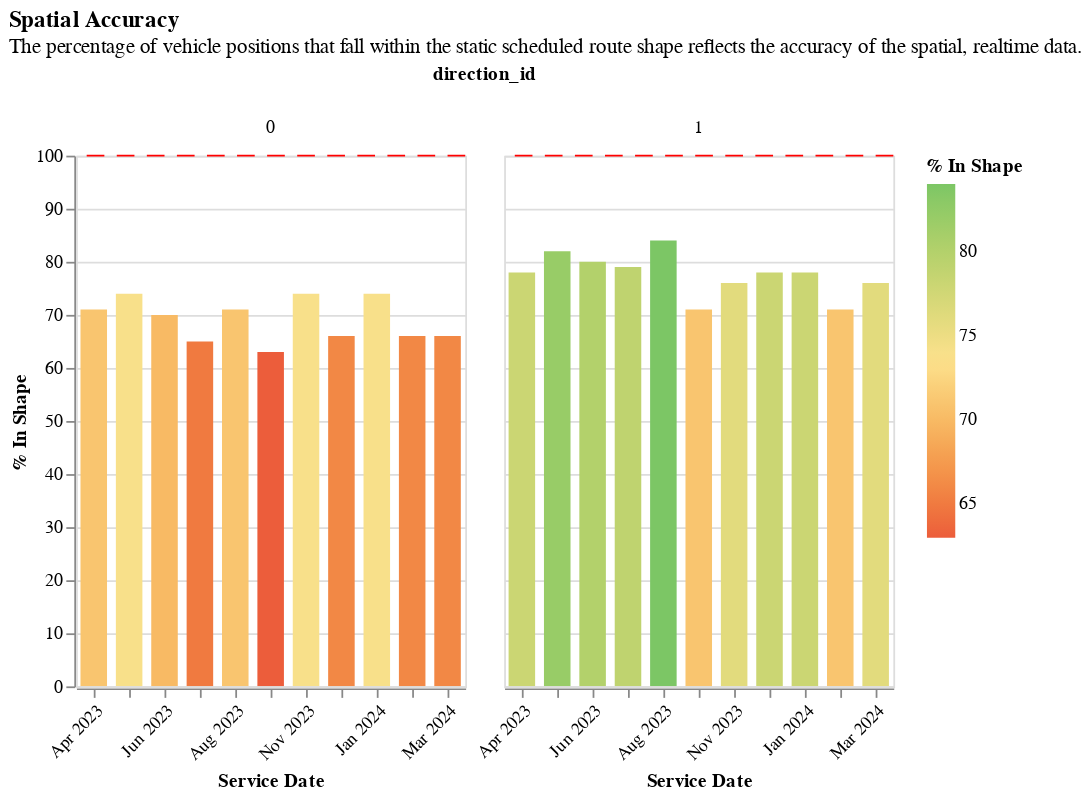

Write notebook code for a chart like this one.
### Code cell
section2.base_facet_with_ruler_chart(
    one_route.loc[one_route.time_period == "all_day"].drop_duplicates(),
    "pct_in_shape",
    "ruler_100_pct",
    "Spatial Accuracy",
    "The percentage of vehicle positions that fall within the static scheduled route shape reflects the accuracy of the spatial, realtime data.",
)

### Figure 1 — Vega-Lite specification as saved in the notebook (floating-point values rounded to 4 significant figures)
{"config": {"view": {"continuousWidth": 300, "continuousHeight": 300}}, "data": {"name": "data-42622e41352f31b382f4670550674276"}, "facet": {"column": {"field": "direction_id", "type": "nominal"}}, "spec": {"layer": [{"mark": {"type": "bar", "clip": true, "size": 15}, "encoding": {"color": {"field": "pct_in_shape", "scale": {"range": ["#ec5d3b", "#fde18d", "#7cc665"]}, "title": "% In Shape", "type": "quantitative"}, "tooltip": [{"field": "direction_id", "type": "quantitative"}, {"field": "time_period", "type": "nominal"}, {"field": "route_combined_name", "type": "nominal"}, {"field": "organization_name", "type": "nominal"}, {"field": "service_date", "type": "temporal"}, {"field": "pct_in_shape", "type": "quantitative"}], "x": {"axis": {"format": "%b %Y", "labelAngle": -45}, "field": "service_date", "timeUnit": "yearmonthdate", "title": ["Service Date"], "type": "ordinal"}, "y": {"field": "pct_in_shape", "scale": {"domain": [0, 100]}, "title": "% In Shape", "type": "quantitative"}}}, {"mark": {"type": "rule", "color": "red", "strokeDash": [10, 7]}, "encoding": {"y": {"aggregate": "mean", "field": "ruler_100_pct", "type": "quantitative"}}}]}, "title": {"text": "Spatial Accuracy", "subtitle": ["The percentage of vehicle positions that fall within the static scheduled route shape reflects the accuracy of the spatial, realtime data."]}, "$schema": "https://vega.github.io/schema/vega-lite/v5.14.1.json", "datasets": {"data-42622e41352f31b382f4670550674276": [{"schedule_gtfs_dataset_key": "7cc0cb1871dfd558f11a2885c145d144", "direction_id": 0.0, "time_period": "All Day", "avg_scheduled_service_minutes": 51.0, "avg_stop_miles": 0.17, "n_scheduled_trips": 4, "frequency": 0.17, "service_date": "2023-04-12T00:00:00", "minutes_atleast1_vp": 252, "minutes_atleast2_vp": 249, "total_rt_service_minutes": 249.6, "total_scheduled_service_minutes": 204.0, "total_vp": 750, "vp_in_shape": 534, "is_early": 0, "is_ontime": 0, "is_late": 4, "n_vp_trips": 4, "vp_per_minute": 3.0, "pct_in_shape": 71, "pct_rt_journey_atleast1_vp": 100.0, "pct_rt_journey_atleast2_vp": 100.0, "pct_sched_journey_atleast1_vp": 100.0, "pct_sched_journey_atleast2_vp": 100.0, "rt_sched_journey_ratio": 1.22, "avg_rt_service_minutes": 62.41, "sched_rt_category": "schedule_and_vp", "speed_mph": 11.68, "name": "Bay Area 511 Muni Schedule", "route_long_name": "K INGLESIDE BUS", "route_short_name": "KBUS", "route_combined_name": "KBUS INGLESIDE BUS", "route_id": "KBUS", "typology": "downtown_local", "schedule_source_record_id": "recHD22phgJs34JHP", "base64_url": "aHR0cHM6Ly9hcGkuNTExLm9yZy90cmFuc2l0L2RhdGFmZWVkcz9vcGVyYXRvcl9pZD1TRg==", "organization_source_record_id": "rechaapWbeffO33OX", "organization_name": "City and County of San Francisco", "caltrans_district": "04 - Oakland", "rt_sched_journey_ratio_cat": "Late by 1-25% of the scheduled time", "frequency_cat": "<1 trip/hour", "vp_per_minute_cat": "3+ pings per minute (target)", "ruler_100_pct": 100, "ruler_for_vp_per_min": 2, "pct_in_shape_str": "71"}, {"schedule_gtfs_dataset_key": "7cc0cb1871dfd558f11a2885c145d144", "direction_id": 0.0, "time_period": "All Day", "avg_scheduled_service_minutes": 51.0, "avg_stop_miles": 0.17, "n_scheduled_trips": 4, "frequency": 0.17, "service_date": "2023-05-17T00:00:00", "minutes_atleast1_vp": 242, "minutes_atleast2_vp": 239, "total_rt_service_minutes": 237.9, "total_scheduled_service_minutes": 204.0, "total_vp": 716, "vp_in_shape": 529, "is_early": 0, "is_ontime": 1, "is_late": 3, "n_vp_trips": 4, "vp_per_minute": 3.01, "pct_in_shape": 74, "pct_rt_journey_atleast1_vp": 100.0, "pct_rt_journey_atleast2_vp": 100.0, "pct_sched_journey_atleast1_vp": 100.0, "pct_sched_journey_atleast2_vp": 100.0, "rt_sched_journey_ratio": 1.17, "avg_rt_service_minutes": 59.48, "sched_rt_category": "schedule_and_vp", "speed_mph": 11.5, "name": "Bay Area 511 Muni Schedule", "route_long_name": "K INGLESIDE BUS", "route_short_name": "KBUS", "route_combined_name": "KBUS INGLESIDE BUS", "route_id": "KBUS", "typology": "downtown_local", "schedule_source_record_id": "recHD22phgJs34JHP", "base64_url": "aHR0cHM6Ly9hcGkuNTExLm9yZy90cmFuc2l0L2RhdGFmZWVkcz9vcGVyYXRvcl9pZD1TRg==", "organization_source_record_id": "rechaapWbeffO33OX", "organization_name": "City and County of San Francisco", "caltrans_district": "04 - Oakland", "rt_sched_journey_ratio_cat": "Late by 1-25% of the scheduled time", "frequency_cat": "<1 trip/hour", "vp_per_minute_cat": "3+ pings per minute (target)", "ruler_100_pct": 100, "ruler_for_vp_per_min": 2, "pct_in_shape_str": "74"}, {"schedule_gtfs_dataset_key": "7cc0cb1871dfd558f11a2885c145d144", "direction_id": 0.0, "time_period": "All Day", "avg_scheduled_service_minutes": 51.0, "avg_stop_miles": 0.17, "n_scheduled_trips": 4, "frequency": 0.17, "service_date": "2023-06-14T00:00:00", "minutes_atleast1_vp": 274, "minutes_atleast2_vp": 274, "total_rt_service_minutes": 272.5, "total_scheduled_service_minutes": 204.0, "total_vp": 818, "vp_in_shape": 572, "is_early": 0, "is_ontime": 0, "is_late": 4, "n_vp_trips": 4, "vp_per_minute": 3.0, "pct_in_shape": 70, "pct_rt_journey_atleast1_vp": 100.0, "pct_rt_journey_atleast2_vp": 100.0, "pct_sched_journey_atleast1_vp": 100.0, "pct_sched_journey_atleast2_vp": 100.0, "rt_sched_journey_ratio": 1.34, "avg_rt_service_minutes": 68.14, "sched_rt_category": "schedule_and_vp", "speed_mph": 10.64, "name": "Bay Area 511 Muni Schedule", "route_long_name": "K INGLESIDE BUS", "route_short_name": "KBUS", "route_combined_name": "KBUS INGLESIDE BUS", "route_id": "KBUS", "typology": "downtown_local", "schedule_source_record_id": "recHD22phgJs34JHP", "base64_url": "aHR0cHM6Ly9hcGkuNTExLm9yZy90cmFuc2l0L2RhdGFmZWVkcz9vcGVyYXRvcl9pZD1TRg==", "organization_source_record_id": "rechaapWbeffO33OX", "organization_name": "City and County of San Francisco", "caltrans_district": "04 - Oakland", "rt_sched_journey_ratio_cat": "Late by 26-50% of the scheduled time", "frequency_cat": "<1 trip/hour", "vp_per_minute_cat": "3+ pings per minute (target)", "ruler_100_pct": 100, "ruler_for_vp_per_min": 2, "pct_in_shape_str": "70"}, {"schedule_gtfs_dataset_key": "7cc0cb1871dfd558f11a2885c145d144", "direction_id": 0.0, "time_period": "All Day", "avg_scheduled_service_minutes": 51.0, "avg_stop_miles": 0.17, "n_scheduled_trips": 4, "frequency": 0.17, "service_date": "2023-07-12T00:00:00", "minutes_atleast1_vp": 281, "minutes_atleast2_vp": 277, "total_rt_service_minutes": 276.0, "total_scheduled_service_minutes": 204.0, "total_vp": 833, "vp_in_shape": 538, "is_early": 0, "is_ontime": 0, "is_late": 4, "n_vp_trips": 4, "vp_per_minute": 3.02, "pct_in_shape": 65, "pct_rt_journey_atleast1_vp": 100.0, "pct_rt_journey_atleast2_vp": 100.0, "pct_sched_journey_atleast1_vp": 100.0, "pct_sched_journey_atleast2_vp": 100.0, "rt_sched_journey_ratio": 1.35, "avg_rt_service_minutes": 69.0, "sched_rt_category": "schedule_and_vp", "speed_mph": 10.99, "name": "Bay Area 511 Muni Schedule", "route_long_name": "K INGLESIDE BUS", "route_short_name": "KBUS", "route_combined_name": "KBUS INGLESIDE BUS", "route_id": "KBUS", "typology": "downtown_local", "schedule_source_record_id": "recHD22phgJs34JHP", "base64_url": "aHR0cHM6Ly9hcGkuNTExLm9yZy90cmFuc2l0L2RhdGFmZWVkcz9vcGVyYXRvcl9pZD1TRg==", "organization_source_record_id": "rechaapWbeffO33OX", "organization_name": "City and County of San Francisco", "caltrans_district": "04 - Oakland", "rt_sched_journey_ratio_cat": "Late by 26-50% of the scheduled time", "frequency_cat": "<1 trip/hour", "vp_per_minute_cat": "3+ pings per minute (target)", "ruler_100_pct": 100, "ruler_for_vp_per_min": 2, "pct_in_shape_str": "65"}, {"schedule_gtfs_dataset_key": "7cc0cb1871dfd558f11a2885c145d144", "direction_id": 0.0, "time_period": "All Day", "avg_scheduled_service_minutes": 51.0, "avg_stop_miles": 0.17, "n_scheduled_trips": 4, "frequency": 0.17, "service_date": "2023-08-15T00:00:00", "minutes_atleast1_vp": 268, "minutes_atleast2_vp": 265, "total_rt_service_minutes": 262.9, "total_scheduled_service_minutes": 204.0, "total_vp": 794, "vp_in_shape": 562, "is_early": 0, "is_ontime": 0, "is_late": 4, "n_vp_trips": 4, "vp_per_minute": 3.02, "pct_in_shape": 71, "pct_rt_journey_atleast1_vp": 100.0, "pct_rt_journey_atleast2_vp": 100.0, "pct_sched_journey_atleast1_vp": 100.0, "pct_sched_journey_atleast2_vp": 100.0, "rt_sched_journey_ratio": 1.29, "avg_rt_service_minutes": 65.72, "sched_rt_category": "schedule_and_vp", "speed_mph": 11.05, "name": "Bay Area 511 Muni Schedule", "route_long_name": "K INGLESIDE BUS", "route_short_name": "KBUS", "route_combined_name": "KBUS INGLESIDE BUS", "route_id": "KBUS", "typology": "downtown_local", "schedule_source_record_id": "recHD22phgJs34JHP", "base64_url": "aHR0cHM6Ly9hcGkuNTExLm9yZy90cmFuc2l0L2RhdGFmZWVkcz9vcGVyYXRvcl9pZD1TRg==", "organization_source_record_id": "rechaapWbeffO33OX", "organization_name": "City and County of San Francisco", "caltrans_district": "04 - Oakland", "rt_sched_journey_ratio_cat": "Late by 26-50% of the scheduled time", "frequency_cat": "<1 trip/hour", "vp_per_minute_cat": "3+ pings per minute (target)", "ruler_100_pct": 100, "ruler_for_vp_per_min": 2, "pct_in_shape_str": "71"}, {"schedule_gtfs_dataset_key": "7cc0cb1871dfd558f11a2885c145d144", "direction_id": 0.0, "time_period": "All Day", "avg_scheduled_service_minutes": 51.0, "avg_stop_miles": 0.17, "n_scheduled_trips": 4, "frequency": 0.17, "service_date": "2023-10-11T00:00:00", "minutes_atleast1_vp": 293, "minutes_atleast2_vp": 291, "total_rt_service_minutes": 294.5, "total_scheduled_service_minutes": 204.0, "total_vp": 870, "vp_in_shape": 549, "is_early": 0, "is_ontime": 0, "is_late": 4, "n_vp_trips": 4, "vp_per_minute": 2.95, "pct_in_shape": 63, "pct_rt_journey_atleast1_vp": 100.0, "pct_rt_journey_atleast2_vp": 99.0, "pct_sched_journey_atleast1_vp": 100.0, "pct_sched_journey_atleast2_vp": 100.0, "rt_sched_journey_ratio": 1.44, "avg_rt_service_minutes": 73.62, "sched_rt_category": "schedule_and_vp", "speed_mph": 10.53, "name": "Bay Area 511 Muni Schedule", "route_long_name": "K INGLESIDE BUS", "route_short_name": "KBUS", "route_combined_name": "KBUS INGLESIDE BUS", "route_id": "KBUS", "typology": "downtown_local", "schedule_source_record_id": "recHD22phgJs34JHP", "base64_url": "aHR0cHM6Ly9hcGkuNTExLm9yZy90cmFuc2l0L2RhdGFmZWVkcz9vcGVyYXRvcl9pZD1TRg==", "organization_source_record_id": "rechaapWbeffO33OX", "organization_name": "City and County of San Francisco", "caltrans_district": "04 - Oakland", "rt_sched_journey_ratio_cat": "Late by 26-50% of the scheduled time", "frequency_cat": "<1 trip/hour", "vp_per_minute_cat": "<3 pings/minute", "ruler_100_pct": 100, "ruler_for_vp_per_min": 2, "pct_in_shape_str": "63"}, {"schedule_gtfs_dataset_key": "7cc0cb1871dfd558f11a2885c145d144", "direction_id": 0.0, "time_period": "All Day", "avg_scheduled_service_minutes": 51.0, "avg_stop_miles": 0.17, "n_scheduled_trips": 4, "frequency": 0.17, "service_date": "2023-11-15T00:00:00", "minutes_atleast1_vp": 229, "minutes_atleast2_vp": 228, "total_rt_service_minutes": 226.0, "total_scheduled_service_minutes": 153.0, "total_vp": 681, "vp_in_shape": 504, "is_early": 0, "is_ontime": 0, "is_late": 3, "n_vp_trips": 3, "vp_per_minute": 3.01, "pct_in_shape": 74, "pct_rt_journey_atleast1_vp": 100.0, "pct_rt_journey_atleast2_vp": 100.0, "pct_sched_journey_atleast1_vp": 100.0, "pct_sched_journey_atleast2_vp": 100.0, "rt_sched_journey_ratio": 1.48, "avg_rt_service_minutes": 75.34, "sched_rt_category": "schedule_and_vp", "speed_mph": 10.55, "name": "Bay Area 511 Muni Schedule", "route_long_name": "INGLESIDE BUS", "route_short_name": "KBUS", "route_combined_name": "KBUS INGLESIDE BUS", "route_id": "KBUS", "typology": "downtown_local", "schedule_source_record_id": "recHD22phgJs34JHP", "base64_url": "aHR0cHM6Ly9hcGkuNTExLm9yZy90cmFuc2l0L2RhdGFmZWVkcz9vcGVyYXRvcl9pZD1TRg==", "organization_source_record_id": "rechaapWbeffO33OX", "organization_name": "City and County of San Francisco", "caltrans_district": "04 - Oakland", "rt_sched_journey_ratio_cat": "Late by 26-50% of the scheduled time", "frequency_cat": "<1 trip/hour", "vp_per_minute_cat": "3+ pings per minute (target)", "ruler_100_pct": 100, "ruler_for_vp_per_min": 2, "pct_in_shape_str": "74"}, {"schedule_gtfs_dataset_key": "7cc0cb1871dfd558f11a2885c145d144", "direction_id": 0.0, "time_period": "All Day", "avg_scheduled_service_minutes": 51.0, "avg_stop_miles": 0.17, "n_scheduled_trips": 4, "frequency": 0.17, "service_date": "2023-12-13T00:00:00", "minutes_atleast1_vp": 266, "minutes_atleast2_vp": 259, "total_rt_service_minutes": 264.5, "total_scheduled_service_minutes": 204.0, "total_vp": 784, "vp_in_shape": 519, "is_early": 0, "is_ontime": 0, "is_late": 4, "n_vp_trips": 4, "vp_per_minute": 2.96, "pct_in_shape": 66, "pct_rt_journey_atleast1_vp": 100.0, "pct_rt_journey_atleast2_vp": 98.0, "pct_sched_journey_atleast1_vp": 100.0, "pct_sched_journey_atleast2_vp": 100.0, "rt_sched_journey_ratio": 1.3, "avg_rt_service_minutes": 66.11, "sched_rt_category": "schedule_and_vp", "speed_mph": 11.64, "name": "Bay Area 511 Muni Schedule", "route_long_name": "INGLESIDE BUS", "route_short_name": "KBUS", "route_combined_name": "KBUS INGLESIDE BUS", "route_id": "KBUS", "typology": "downtown_local", "schedule_source_record_id": "recHD22phgJs34JHP", "base64_url": "aHR0cHM6Ly9hcGkuNTExLm9yZy90cmFuc2l0L2RhdGFmZWVkcz9vcGVyYXRvcl9pZD1TRg==", "organization_source_record_id": "rechaapWbeffO33OX", "organization_name": "City and County of San Francisco", "caltrans_district": "04 - Oakland", "rt_sched_journey_ratio_cat": "Late by 26-50% of the scheduled time", "frequency_cat": "<1 trip/hour", "vp_per_minute_cat": "<3 pings/minute", "ruler_100_pct": 100, "ruler_for_vp_per_min": 2, "pct_in_shape_str": "66"}, {"schedule_gtfs_dataset_key": "7cc0cb1871dfd558f11a2885c145d144", "direction_id": 0.0, "time_period": "All Day", "avg_scheduled_service_minutes": 51.0, "avg_stop_miles": 0.17, "n_scheduled_trips": 4, "frequency": 0.17, "service_date": "2024-01-17T00:00:00", "minutes_atleast1_vp": 267, "minutes_atleast2_vp": 263, "total_rt_service_minutes": 261.9, "total_scheduled_service_minutes": 204.0, "total_vp": 789, "vp_in_shape": 583, "is_early": 0, "is_ontime": 0, "is_late": 4, "n_vp_trips": 4, "vp_per_minute": 3.01, "pct_in_shape": 74, "pct_rt_journey_atleast1_vp": 100.0, "pct_rt_journey_atleast2_vp": 100.0, "pct_sched_journey_atleast1_vp": 100.0, "pct_sched_journey_atleast2_vp": 100.0, "rt_sched_journey_ratio": 1.28, "avg_rt_service_minutes": 65.47, "sched_rt_category": "schedule_and_vp", "speed_mph": 11.17, "name": "Bay Area 511 Muni Schedule", "route_long_name": "INGLESIDE BUS", "route_short_name": "KBUS", "route_combined_name": "KBUS INGLESIDE BUS", "route_id": "KBUS", "typology": "downtown_local", "schedule_source_record_id": "recHD22phgJs34JHP", "base64_url": "aHR0cHM6Ly9hcGkuNTExLm9yZy90cmFuc2l0L2RhdGFmZWVkcz9vcGVyYXRvcl9pZD1TRg==", "organization_source_record_id": "rechaapWbeffO33OX", "organization_name": "City and County of San Francisco", "caltrans_district": "04 - Oakland", "rt_sched_journey_ratio_cat": "Late by 26-50% of the scheduled time", "frequency_cat": "<1 trip/hour", "vp_per_minute_cat": "3+ pings per minute (target)", "ruler_100_pct": 100, "ruler_for_vp_per_min": 2, "pct_in_shape_str": "74"}, {"schedule_gtfs_dataset_key": "7cc0cb1871dfd558f11a2885c145d144", "direction_id": 0.0, "time_period": "All Day", "avg_scheduled_service_minutes": 51.0, "avg_stop_miles": 0.17, "n_scheduled_trips": 4, "frequency": 0.17, "service_date": "2024-02-14T00:00:00", "minutes_atleast1_vp": 202, "minutes_atleast2_vp": 199, "total_rt_service_minutes": 197.7, "total_scheduled_service_minutes": 153.0, "total_vp": 597, "vp_in_shape": 395, "is_early": 0, "is_ontime": 0, "is_late": 3, "n_vp_trips": 3, "vp_per_minute": 3.02, "pct_in_shape": 66, "pct_rt_journey_atleast1_vp": 100.0, "pct_rt_journey_atleast2_vp": 100.0, "pct_sched_journey_atleast1_vp": 100.0, "pct_sched_journey_atleast2_vp": 100.0, "rt_sched_journey_ratio": 1.29, "avg_rt_service_minutes": 65.88, "sched_rt_category": "schedule_and_vp", "speed_mph": 11.87, "name": "Bay Area 511 Muni Schedule", "route_long_name": "K INGLESIDE BUS", "route_short_name": "KBUS", "route_combined_name": "KBUS INGLESIDE BUS", "route_id": "KBUS", "typology": "downtown_local", "schedule_source_record_id": "recHD22phgJs34JHP", "base64_url": "aHR0cHM6Ly9hcGkuNTExLm9yZy90cmFuc2l0L2RhdGFmZWVkcz9vcGVyYXRvcl9pZD1TRg==", "organization_source_record_id": "rechaapWbeffO33OX", "organization_name": "City and County of San Francisco", "caltrans_district": "04 - Oakland", "rt_sched_journey_ratio_cat": "Late by 26-50% of the scheduled time", "frequency_cat": "<1 trip/hour", "vp_per_minute_cat": "3+ pings per minute (target)", "ruler_100_pct": 100, "ruler_for_vp_per_min": 2, "pct_in_shape_str": "66"}, {"schedule_gtfs_dataset_key": "7cc0cb1871dfd558f11a2885c145d144", "direction_id": 0.0, "time_period": "All Day", "avg_scheduled_service_minutes": 51.0, "avg_stop_miles": 0.17, "n_scheduled_trips": 4, "frequency": 0.17, "service_date": "2024-03-13T00:00:00", "minutes_atleast1_vp": 278, "minutes_atleast2_vp": 275, "total_rt_service_minutes": 273.5, "total_scheduled_service_minutes": 204.0, "total_vp": 825, "vp_in_shape": 544, "is_early": 0, "is_ontime": 0, "is_late": 4, "n_vp_trips": 4, "vp_per_minute": 3.02, "pct_in_shape": 66, "pct_rt_journey_atleast1_vp": 100.0, "pct_rt_journey_atleast2_vp": 100.0, "pct_sched_journey_atleast1_vp": 100.0, "pct_sched_journey_atleast2_vp": 100.0, "rt_sched_journey_ratio": 1.34, "avg_rt_service_minutes": 68.38, "sched_rt_category": "schedule_and_vp", "speed_mph": 11.34, "name": "Bay Area 511 Muni Schedule", "route_long_name": "INGLESIDE BUS", "route_short_name": "KBUS", "route_combined_name": "KBUS INGLESIDE BUS", "route_id": "KBUS", "typology": "downtown_local", "schedule_source_record_id": "recHD22phgJs34JHP", "base64_url": "aHR0cHM6Ly9hcGkuNTExLm9yZy90cmFuc2l0L2RhdGFmZWVkcz9vcGVyYXRvcl9pZD1TRg==", "organization_source_record_id": "rechaapWbeffO33OX", "organization_name": "City and County of San Francisco", "caltrans_district": "04 - Oakland", "rt_sched_journey_ratio_cat": "Late by 26-50% of the scheduled time", "frequency_cat": "<1 trip/hour", "vp_per_minute_cat": "3+ pings per minute (target)", "ruler_100_pct": 100, "ruler_for_vp_per_min": 2, "pct_in_shape_str": "66"}, {"schedule_gtfs_dataset_key": "7cc0cb1871dfd558f11a2885c145d144", "direction_id": 1.0, "time_period": "All Day", "avg_scheduled_service_minutes": 51.0, "avg_stop_miles": 0.17, "n_scheduled_trips": 4, "frequency": 0.17, "service_date": "2023-04-12T00:00:00", "minutes_atleast1_vp": 257, "minutes_atleast2_vp": 250, "total_rt_service_minutes": 252.0, "total_scheduled_service_minutes": 204.0, "total_vp": 755, "vp_in_shape": 590, "is_early": 0, "is_ontime": 1, "is_late": 3, "n_vp_trips": 4, "vp_per_minute": 3.0, "pct_in_shape": 78, "pct_rt_journey_atleast1_vp": 100.0, "pct_rt_journey_atleast2_vp": 99.0, "pct_sched_journey_atleast1_vp": 100.0, "pct_sched_journey_atleast2_vp": 100.0, "rt_sched_journey_ratio": 1.24, "avg_rt_service_minutes": 63.01, "sched_rt_category": "schedule_and_vp", "speed_mph": 11.45, "name": "Bay Area 511 Muni Schedule", "route_long_name": "K INGLESIDE BUS", "route_short_name": "KBUS", "route_combined_name": "KBUS INGLESIDE BUS", "route_id": "KBUS", "typology": "downtown_local", "schedule_source_record_id": "recHD22phgJs34JHP", "base64_url": "aHR0cHM6Ly9hcGkuNTExLm9yZy90cmFuc2l0L2RhdGFmZWVkcz9vcGVyYXRvcl9pZD1TRg==", "organization_source_record_id": "rechaapWbeffO33OX", "organization_name": "City and County of San Francisco", "caltrans_district": "04 - Oakland", "rt_sched_journey_ratio_cat": "Late by 1-25% of the scheduled time", "frequency_cat": "<1 trip/hour", "vp_per_minute_cat": "3+ pings per minute (target)", "ruler_100_pct": 100, "ruler_for_vp_per_min": 2, "pct_in_shape_str": "78"}, {"schedule_gtfs_dataset_key": "7cc0cb1871dfd558f11a2885c145d144", "direction_id": 1.0, "time_period": "All Day", "avg_scheduled_service_minutes": 51.0, "avg_stop_miles": 0.17, "n_scheduled_trips": 4, "frequency": 0.17, "service_date": "2023-05-17T00:00:00", "minutes_atleast1_vp": 261, "minutes_atleast2_vp": 256, "total_rt_service_minutes": 1650.0, "total_scheduled_service_minutes": 204.0, "total_vp": 771, "vp_in_shape": 633, "is_early": 0, "is_ontime": 0, "is_late": 4, "n_vp_trips": 4, "vp_per_minute": 0.47, "pct_in_shape": 82, "pct_rt_journey_atleast1_vp": 16.0, "pct_rt_journey_atleast2_vp": 16.0, "pct_sched_journey_atleast1_vp": 100.0, "pct_sched_journey_atleast2_vp": 100.0, "rt_sched_journey_ratio": 8.09, "avg_rt_service_minutes": 412.4, "sched_rt_category": "schedule_and_vp", "speed_mph": 11.1, "name": "Bay Area 511 Muni Schedule", "route_long_name": "K INGLESIDE BUS", "route_short_name": "KBUS", "route_combined_name": "KBUS INGLESIDE BUS", "route_id": "KBUS", "typology": "downtown_local", "schedule_source_record_id": "recHD22phgJs34JHP", "base64_url": "aHR0cHM6Ly9hcGkuNTExLm9yZy90cmFuc2l0L2RhdGFmZWVkcz9vcGVyYXRvcl9pZD1TRg==", "organization_source_record_id": "rechaapWbeffO33OX", "organization_name": "City and County of San Francisco", "caltrans_district": "04 - Oakland", "rt_sched_journey_ratio_cat": "Late by 50%+ of the scheduled time", "frequency_cat": "<1 trip/hour", "vp_per_minute_cat": "<1 ping/minute", "ruler_100_pct": 100, "ruler_for_vp_per_min": 2, "pct_in_shape_str": "82"}, {"schedule_gtfs_dataset_key": "7cc0cb1871dfd558f11a2885c145d144", "direction_id": 1.0, "time_period": "All Day", "avg_scheduled_service_minutes": 51.0, "avg_stop_miles": 0.17, "n_scheduled_trips": 4, "frequency": 0.17, "service_date": "2023-06-14T00:00:00", "minutes_atleast1_vp": 284, "minutes_atleast2_vp": 280, "total_rt_service_minutes": 1669.0, "total_scheduled_service_minutes": 204.0, "total_vp": 842, "vp_in_shape": 669, "is_early": 0, "is_ontime": 0, "is_late": 4, "n_vp_trips": 4, "vp_per_minute": 0.5, "pct_in_shape": 80, "pct_rt_journey_atleast1_vp": 17.0, "pct_rt_journey_atleast2_vp": 17.0, "pct_sched_journey_atleast1_vp": 100.0, "pct_sched_journey_atleast2_vp": 100.0, "rt_sched_journey_ratio": 8.18, "avg_rt_service_minutes": 417.4, "sched_rt_category": "schedule_and_vp", "speed_mph": 9.88, "name": "Bay Area 511 Muni Schedule", "route_long_name": "K INGLESIDE BUS", "route_short_name": "KBUS", "route_combined_name": "KBUS INGLESIDE BUS", "route_id": "KBUS", "typology": "downtown_local", "schedule_source_record_id": "recHD22phgJs34JHP", "base64_url": "aHR0cHM6Ly9hcGkuNTExLm9yZy90cmFuc2l0L2RhdGFmZWVkcz9vcGVyYXRvcl9pZD1TRg==", "organization_source_record_id": "rechaapWbeffO33OX", "organization_name": "City and County of San Francisco", "caltrans_district": "04 - Oakland", "rt_sched_journey_ratio_cat": "Late by 50%+ of the scheduled time", "frequency_cat": "<1 trip/hour", "vp_per_minute_cat": "<1 ping/minute", "ruler_100_pct": 100, "ruler_for_vp_per_min": 2, "pct_in_shape_str": "80"}, {"schedule_gtfs_dataset_key": "7cc0cb1871dfd558f11a2885c145d144", "direction_id": 1.0, "time_period": "All Day", "avg_scheduled_service_minutes": 51.0, "avg_stop_miles": 0.17, "n_scheduled_trips": 4, "frequency": 0.17, "service_date": "2023-07-12T00:00:00", "minutes_atleast1_vp": 275, "minutes_atleast2_vp": 273, "total_rt_service_minutes": 1656.0, "total_scheduled_service_minutes": 204.0, "total_vp": 817, "vp_in_shape": 645, "is_early": 0, "is_ontime": 0, "is_late": 4, "n_vp_trips": 4, "vp_per_minute": 0.49, "pct_in_shape": 79, "pct_rt_journey_atleast1_vp": 17.0, "pct_rt_journey_atleast2_vp": 16.0, "pct_sched_journey_atleast1_vp": 100.0, "pct_sched_journey_atleast2_vp": 100.0, "rt_sched_journey_ratio": 8.12, "avg_rt_service_minutes": 414.1, "sched_rt_category": "schedule_and_vp", "speed_mph": 11.07, "name": "Bay Area 511 Muni Schedule", "route_long_name": "K INGLESIDE BUS", "route_short_name": "KBUS", "route_combined_name": "KBUS INGLESIDE BUS", "route_id": "KBUS", "typology": "downtown_local", "schedule_source_record_id": "recHD22phgJs34JHP", "base64_url": "aHR0cHM6Ly9hcGkuNTExLm9yZy90cmFuc2l0L2RhdGFmZWVkcz9vcGVyYXRvcl9pZD1TRg==", "organization_source_record_id": "rechaapWbeffO33OX", "organization_name": "City and County of San Francisco", "caltrans_district": "04 - Oakland", "rt_sched_journey_ratio_cat": "Late by 50%+ of the scheduled time", "frequency_cat": "<1 trip/hour", "vp_per_minute_cat": "<1 ping/minute", "ruler_100_pct": 100, "ruler_for_vp_per_min": 2, "pct_in_shape_str": "79"}, {"schedule_gtfs_dataset_key": "7cc0cb1871dfd558f11a2885c145d144", "direction_id": 1.0, "time_period": "All Day", "avg_scheduled_service_minutes": 51.0, "avg_stop_miles": 0.17, "n_scheduled_trips": 4, "frequency": 0.17, "service_date": "2023-08-15T00:00:00", "minutes_atleast1_vp": 285, "minutes_atleast2_vp": 281, "total_rt_service_minutes": 1657.0, "total_scheduled_service_minutes": 204.0, "total_vp": 842, "vp_in_shape": 706, "is_early": 0, "is_ontime": 0, "is_late": 4, "n_vp_trips": 4, "vp_per_minute": 0.51, "pct_in_shape": 84, "pct_rt_journey_atleast1_vp": 17.0, "pct_rt_journey_atleast2_vp": 17.0, "pct_sched_journey_atleast1_vp": 100.0, "pct_sched_journey_atleast2_vp": 100.0, "rt_sched_journey_ratio": 8.12, "avg_rt_service_minutes": 414.3, "sched_rt_category": "schedule_and_vp", "speed_mph": 11.23, "name": "Bay Area 511 Muni Schedule", "route_long_name": "K INGLESIDE BUS", "route_short_name": "KBUS", "route_combined_name": "KBUS INGLESIDE BUS", "route_id": "KBUS", "typology": "downtown_local", "schedule_source_record_id": "recHD22phgJs34JHP", "base64_url": "aHR0cHM6Ly9hcGkuNTExLm9yZy90cmFuc2l0L2RhdGFmZWVkcz9vcGVyYXRvcl9pZD1TRg==", "organization_source_record_id": "rechaapWbeffO33OX", "organization_name": "City and County of San Francisco", "caltrans_district": "04 - Oakland", "rt_sched_journey_ratio_cat": "Late by 50%+ of the scheduled time", "frequency_cat": "<1 trip/hour", "vp_per_minute_cat": "<1 ping/minute", "ruler_100_pct": 100, "ruler_for_vp_per_min": 2, "pct_in_shape_str": "84"}, {"schedule_gtfs_dataset_key": "7cc0cb1871dfd558f11a2885c145d144", "direction_id": 1.0, "time_period": "All Day", "avg_scheduled_service_minutes": 51.0, "avg_stop_miles": 0.17, "n_scheduled_trips": 4, "frequency": 0.17, "service_date": "2023-10-11T00:00:00", "minutes_atleast1_vp": 282, "minutes_atleast2_vp": 277, "total_rt_service_minutes": 1672.0, "total_scheduled_service_minutes": 204.0, "total_vp": 836, "vp_in_shape": 596, "is_early": 0, "is_ontime": 0, "is_late": 4, "n_vp_trips": 4, "vp_per_minute": 0.5, "pct_in_shape": 71, "pct_rt_journey_atleast1_vp": 17.0, "pct_rt_journey_atleast2_vp": 17.0, "pct_sched_journey_atleast1_vp": 100.0, "pct_sched_journey_atleast2_vp": 100.0, "rt_sched_journey_ratio": 8.2, "avg_rt_service_minutes": 418.0, "sched_rt_category": "schedule_and_vp", "speed_mph": 9.58, "name": "Bay Area 511 Muni Schedule", "route_long_name": "K INGLESIDE BUS", "route_short_name": "KBUS", "route_combined_name": "KBUS INGLESIDE BUS", "route_id": "KBUS", "typology": "downtown_local", "schedule_source_record_id": "recHD22phgJs34JHP", "base64_url": "aHR0cHM6Ly9hcGkuNTExLm9yZy90cmFuc2l0L2RhdGFmZWVkcz9vcGVyYXRvcl9pZD1TRg==", "organization_source_record_id": "rechaapWbeffO33OX", "organization_name": "City and County of San Francisco", "caltrans_district": "04 - Oakland", "rt_sched_journey_ratio_cat": "Late by 50%+ of the scheduled time", "frequency_cat": "<1 trip/hour", "vp_per_minute_cat": "<1 ping/minute", "ruler_100_pct": 100, "ruler_for_vp_per_min": 2, "pct_in_shape_str": "71"}, {"schedule_gtfs_dataset_key": "7cc0cb1871dfd558f11a2885c145d144", "direction_id": 1.0, "time_period": "All Day", "avg_scheduled_service_minutes": 51.0, "avg_stop_miles": 0.17, "n_scheduled_trips": 4, "frequency": 0.17, "service_date": "2023-11-15T00:00:00", "minutes_atleast1_vp": 276, "minutes_atleast2_vp": 272, "total_rt_service_minutes": 1670.0, "total_scheduled_service_minutes": 204.0, "total_vp": 816, "vp_in_shape": 621, "is_early": 0, "is_ontime": 0, "is_late": 4, "n_vp_trips": 4, "vp_per_minute": 0.49, "pct_in_shape": 76, "pct_rt_journey_atleast1_vp": 16.0, "pct_rt_journey_atleast2_vp": 16.0, "pct_sched_journey_atleast1_vp": 100.0, "pct_sched_journey_atleast2_vp": 100.0, "rt_sched_journey_ratio": 8.19, "avg_rt_service_minutes": 417.6, "sched_rt_category": "schedule_and_vp", "speed_mph": 9.22, "name": "Bay Area 511 Muni Schedule", "route_long_name": "INGLESIDE BUS", "route_short_name": "KBUS", "route_combined_name": "KBUS INGLESIDE BUS", "route_id": "KBUS", "typology": "downtown_local", "schedule_source_record_id": "recHD22phgJs34JHP", "base64_url": "aHR0cHM6Ly9hcGkuNTExLm9yZy90cmFuc2l0L2RhdGFmZWVkcz9vcGVyYXRvcl9pZD1TRg==", "organization_source_record_id": "rechaapWbeffO33OX", "organization_name": "City and County of San Francisco", "caltrans_district": "04 - Oakland", "rt_sched_journey_ratio_cat": "Late by 50%+ of the scheduled time", "frequency_cat": "<1 trip/hour", "vp_per_minute_cat": "<1 ping/minute", "ruler_100_pct": 100, "ruler_for_vp_per_min": 2, "pct_in_shape_str": "76"}, {"schedule_gtfs_dataset_key": "7cc0cb1871dfd558f11a2885c145d144", "direction_id": 1.0, "time_period": "All Day", "avg_scheduled_service_minutes": 51.0, "avg_stop_miles": 0.17, "n_scheduled_trips": 4, "frequency": 0.17, "service_date": "2023-12-13T00:00:00", "minutes_atleast1_vp": 280, "minutes_atleast2_vp": 277, "total_rt_service_minutes": 1661.0, "total_scheduled_service_minutes": 204.0, "total_vp": 827, "vp_in_shape": 647, "is_early": 0, "is_ontime": 0, "is_late": 4, "n_vp_trips": 4, "vp_per_minute": 0.5, "pct_in_shape": 78, "pct_rt_journey_atleast1_vp": 17.0, "pct_rt_journey_atleast2_vp": 17.0, "pct_sched_journey_atleast1_vp": 100.0, "pct_sched_journey_atleast2_vp": 100.0, "rt_sched_journey_ratio": 8.14, "avg_rt_service_minutes": 415.3, "sched_rt_category": "schedule_and_vp", "speed_mph": 10.99, "name": "Bay Area 511 Muni Schedule", "route_long_name": "INGLESIDE BUS", "route_short_name": "KBUS", "route_combined_name": "KBUS INGLESIDE BUS", "route_id": "KBUS", "typology": "downtown_local", "schedule_source_record_id": "recHD22phgJs34JHP", "base64_url": "aHR0cHM6Ly9hcGkuNTExLm9yZy90cmFuc2l0L2RhdGFmZWVkcz9vcGVyYXRvcl9pZD1TRg==", "organization_source_record_id": "rechaapWbeffO33OX", "organization_name": "City and County of San Francisco", "caltrans_district": "04 - Oakland", "rt_sched_journey_ratio_cat": "Late by 50%+ of the scheduled time", "frequency_cat": "<1 trip/hour", "vp_per_minute_cat": "<1 ping/minute", "ruler_100_pct": 100, "ruler_for_vp_per_min": 2, "pct_in_shape_str": "78"}, {"schedule_gtfs_dataset_key": "7cc0cb1871dfd558f11a2885c145d144", "direction_id": 1.0, "time_period": "All Day", "avg_scheduled_service_minutes": 51.0, "avg_stop_miles": 0.17, "n_scheduled_trips": 4, "frequency": 0.17, "service_date": "2024-01-17T00:00:00", "minutes_atleast1_vp": 269, "minutes_atleast2_vp": 265, "total_rt_service_minutes": 1655.0, "total_scheduled_service_minutes": 204.0, "total_vp": 799, "vp_in_shape": 627, "is_early": 0, "is_ontime": 0, "is_late": 4, "n_vp_trips": 4, "vp_per_minute": 0.48, "pct_in_shape": 78, "pct_rt_journey_atleast1_vp": 16.0, "pct_rt_journey_atleast2_vp": 16.0, "pct_sched_journey_atleast1_vp": 100.0, "pct_sched_journey_atleast2_vp": 100.0, "rt_sched_journey_ratio": 8.11, "avg_rt_service_minutes": 413.8, "sched_rt_category": "schedule_and_vp", "speed_mph": 10.36, "name": "Bay Area 511 Muni Schedule", "route_long_name": "INGLESIDE BUS", "route_short_name": "KBUS", "route_combined_name": "KBUS INGLESIDE BUS", "route_id": "KBUS", "typology": "downtown_local", "schedule_source_record_id": "recHD22phgJs34JHP", "base64_url": "aHR0cHM6Ly9hcGkuNTExLm9yZy90cmFuc2l0L2RhdGFmZWVkcz9vcGVyYXRvcl9pZD1TRg==", "organization_source_record_id": "rechaapWbeffO33OX", "organization_name": "City and County of San Francisco", "caltrans_district": "04 - Oakland", "rt_sched_journey_ratio_cat": "Late by 50%+ of the scheduled time", "frequency_cat": "<1 trip/hour", "vp_per_minute_cat": "<1 ping/minute", "ruler_100_pct": 100, "ruler_for_vp_per_min": 2, "pct_in_shape_str": "78"}, {"schedule_gtfs_dataset_key": "7cc0cb1871dfd558f11a2885c145d144", "direction_id": 1.0, "time_period": "All Day", "avg_scheduled_service_minutes": 51.0, "avg_stop_miles": 0.17, "n_scheduled_trips": 4, "frequency": 0.17, "service_date": "2024-02-14T00:00:00", "minutes_atleast1_vp": 279, "minutes_atleast2_vp": 275, "total_rt_service_minutes": 1654.0, "total_scheduled_service_minutes": 204.0, "total_vp": 827, "vp_in_shape": 590, "is_early": 0, "is_ontime": 0, "is_late": 4, "n_vp_trips": 4, "vp_per_minute": 0.5, "pct_in_shape": 71, "pct_rt_journey_atleast1_vp": 17.0, "pct_rt_journey_atleast2_vp": 17.0, "pct_sched_journey_atleast1_vp": 100.0, "pct_sched_journey_atleast2_vp": 100.0, "rt_sched_journey_ratio": 8.11, "avg_rt_service_minutes": 413.6, "sched_rt_category": "schedule_and_vp", "speed_mph": 11.33, "name": "Bay Area 511 Muni Schedule", "route_long_name": "K INGLESIDE BUS", "route_short_name": "KBUS", "route_combined_name": "KBUS INGLESIDE BUS", "route_id": "KBUS", "typology": "downtown_local", "schedule_source_record_id": "recHD22phgJs34JHP", "base64_url": "aHR0cHM6Ly9hcGkuNTExLm9yZy90cmFuc2l0L2RhdGFmZWVkcz9vcGVyYXRvcl9pZD1TRg==", "organization_source_record_id": "rechaapWbeffO33OX", "organization_name": "City and County of San Francisco", "caltrans_district": "04 - Oakland", "rt_sched_journey_ratio_cat": "Late by 50%+ of the scheduled time", "frequency_cat": "<1 trip/hour", "vp_per_minute_cat": "<1 ping/minute", "ruler_100_pct": 100, "ruler_for_vp_per_min": 2, "pct_in_shape_str": "71"}, {"schedule_gtfs_dataset_key": "7cc0cb1871dfd558f11a2885c145d144", "direction_id": 1.0, "time_period": "All Day", "avg_scheduled_service_minutes": 51.0, "avg_stop_miles": 0.17, "n_scheduled_trips": 4, "frequency": 0.17, "service_date": "2024-03-13T00:00:00", "minutes_atleast1_vp": 278, "minutes_atleast2_vp": 275, "total_rt_service_minutes": 1641.0, "total_scheduled_service_minutes": 204.0, "total_vp": 826, "vp_in_shape": 624, "is_early": 0, "is_ontime": 0, "is_late": 4, "n_vp_trips": 4, "vp_per_minute": 0.5, "pct_in_shape": 76, "pct_rt_journey_atleast1_vp": 17.0, "pct_rt_journey_atleast2_vp": 17.0, "pct_sched_journey_atleast1_vp": 100.0, "pct_sched_journey_atleast2_vp": 100.0, "rt_sched_journey_ratio": 8.04, "avg_rt_service_minutes": 410.3, "sched_rt_category": "schedule_and_vp", "speed_mph": 11.05, "name": "Bay Area 511 Muni Schedule", "route_long_name": "INGLESIDE BUS", "route_short_name": "KBUS", "route_combined_name": "KBUS INGLESIDE BUS", "route_id": "KBUS", "typology": "downtown_local", "schedule_source_record_id": "recHD22phgJs34JHP", "base64_url": "aHR0cHM6Ly9hcGkuNTExLm9yZy90cmFuc2l0L2RhdGFmZWVkcz9vcGVyYXRvcl9pZD1TRg==", "organization_source_record_id": "rechaapWbeffO33OX", "organization_name": "City and County of San Francisco", "caltrans_district": "04 - Oakland", "rt_sched_journey_ratio_cat": "Late by 50%+ of the scheduled time", "frequency_cat": "<1 trip/hour", "vp_per_minute_cat": "<1 ping/minute", "ruler_100_pct": 100, "ruler_for_vp_per_min": 2, "pct_in_shape_str": "76"}]}}
